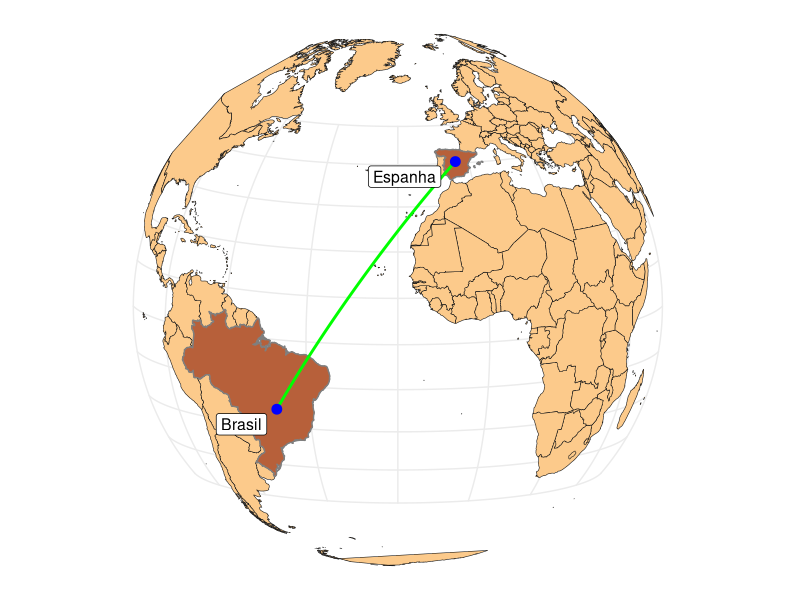

Write the R code that produced this figure. (Note: this script raises an error after producing the figure.)
# Carregar pacotes
library(ggplot2)
library(maps)
library(geosphere)
library(sf)
library(dplyr) # Para manipulação de dados

# Obter dados do mapa mundial como polígonos
world_map <- map_data("world")

# Converter os dados do mapa para o formato sf (Simple Features)
world_sf <- st_as_sf(world_map, coords = c("long", "lat"), crs = 4326) %>%
  group_by(group, region) %>%
  summarise(geometry = st_combine(geometry)) %>%
  st_cast("POLYGON")

# Filtrar os dados para destacar Brasil e Espanha
brasil_sf <- world_sf %>% filter(region == "Brazil")
espanha_sf <- world_sf %>% filter(region == "Spain")

# Definir as coordenadas aproximadas do Brasil e da Espanha
brasil <- c(-47.91, -15.78) # Coordenadas de Brasília
espanha <- c(-3.70, 40.42) # Coordenadas de Madrid

# Criar um data frame com as coordenadas dos pontos
pontos <- data.frame(
  lon = c(brasil[1], espanha[1]),
  lat = c(brasil[2], espanha[2]),
  label = c("Brasil", "Espanha")
)

# Calcular a rota de conexão (grande círculo) entre Brasil e Espanha
conexao <- gcIntermediate(brasil, espanha, n = 100, addStartEnd = TRUE, breakAtDateLine = FALSE)
conexao <- as.data.frame(conexao) # Converter para data frame

# Converter a linha de conexão para o formato sf
conexao_sf <- st_as_sf(conexao, coords = c("lon", "lat"), crs = 4326) %>%
  summarise(geometry = st_combine(geometry)) %>%
  st_cast("LINESTRING")

# Converter os pontos para o formato sf
pontos_sf <- st_as_sf(pontos, coords = c("lon", "lat"), crs = 4326)

# Definir a longitude central para girar o globo (ajuste este valor)
proj_ortografica <- "+proj=ortho +lon_0=-20 +lat_0=10"

# Transformar os dados para a projeção ortográfica
world_sf_proj <- st_transform(world_sf, crs = proj_ortografica)
brasil_sf_proj <- st_transform(brasil_sf, crs = proj_ortografica)
espanha_sf_proj <- st_transform(espanha_sf, crs = proj_ortografica)
conexao_sf_proj <- st_transform(conexao_sf, crs = proj_ortografica)
pontos_sf_proj <- st_transform(pontos_sf, crs = proj_ortografica)

# Criar o mapa com ggplot2
ggplot() +
  # Adicionar o mapa mundial como polígonos
  geom_sf(data = world_sf_proj, fill = "#fcca8b", color = "gray10", linewidth = 0.2) +
  # Destacar o Brasil com uma cor
  geom_sf(data = brasil_sf_proj, fill = "#b7603a", color = "gray50", linewidth = 0.5) +
  # Destacar a Espanha com outra cor
  geom_sf(data = espanha_sf_proj, fill = "#b7603a", color = "gray50", linewidth = 0.5) +
  # Adicionar a linha de conexão
  geom_sf(data = conexao_sf_proj, color = "green", linewidth = 1,
          linetype = 1) +
  # Adicionar os pontos
  geom_sf(data = pontos_sf_proj, aes(color = label), size = 3) +
  # Adicionar rótulos aos pontos
  geom_sf_label(
    data = pontos_sf_proj, aes(label = label),
    hjust = 1.2, vjust = 1.2, size = 4
  ) +
  # Definir cores dos pontos
  scale_color_manual(values = c(
    "Brasil" = "blue",
    "Espanha" = "blue"
  )) +
  labs(
    # title = "Brasil - Espanha",
    x = NULL,
    y = NULL,
    color = "País"
  ) +
  theme_minimal() +
  theme(
    legend.position = "none"
  ) -> p1


# spain -------------------------------------------------------------------
use("patchwork")
use("mapSpain")

provs <- esp_get_prov_siane(c(
  "Andalucía", "Ciudad Real", "Murcia", "Ceuta",
  "Melilla"
))
provs <- esp_get_prov_siane()

can_box <- esp_get_can_box()

provs <- provs |>
  mutate(cor = if_else(ine.prov.name %in% c("Córdoba","Madrid"),
                       "darkolivegreen3",
                       "gray"),
         nome = case_when(
           ine.prov.name == "Madrid" ~ "Madrid",
           ine.prov.name == "Córdoba" ~ "Córdoba",
           .default = NULL
         ))

anda <- provs |> filter(nuts2.name == "Andalucía") |>
  filter(cldr.prov.name.en != "Córdoba")

p2 <- ggplot(provs) +
  geom_sf(aes(fill = cor), alpha = 0.9) +
  geom_sf(data = can_box) +
  geom_sf(data = anda, fill = "gray99") +
  geom_sf_label(mapping = aes(label = nome),
                hjust = 1.2, vjust = 1.2, size = 4
  ) +
  scale_fill_identity() +
  theme_minimal() +
  labs(fill = NULL) +
  theme(legend.position = "none",
        axis.title = element_blank())

p2
# p1 + p2

ggsave(p2,width = 6, height = 4, dpi = 600,
       filename = "es.jpeg")
